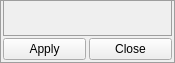
<?xml version="1.0" encoding="UTF-8"?>
<ui version="4.0">
 <class>FilterForm</class>
 <widget class="QWidget" name="FilterForm">
  <property name="geometry">
   <rect>
    <x>0</x>
    <y>0</y>
    <width>175</width>
    <height>63</height>
   </rect>
  </property>
  <property name="maximumSize">
   <size>
    <width>400</width>
    <height>400</height>
   </size>
  </property>
  <property name="windowTitle">
   <string>Filter</string>
  </property>
  <property name="layoutDirection">
   <enum>Qt::LayoutDirection::LeftToRight</enum>
  </property>
  <property name="styleSheet">
   <string notr="true">QWidget#FilterForm {
    border: 1px solid rgb(158, 158, 158);
}</string>
  </property>
  <layout class="QFormLayout" name="formLayout">
   <property name="horizontalSpacing">
    <number>3</number>
   </property>
   <property name="verticalSpacing">
    <number>2</number>
   </property>
   <property name="leftMargin">
    <number>3</number>
   </property>
   <property name="topMargin">
    <number>0</number>
   </property>
   <property name="rightMargin">
    <number>3</number>
   </property>
   <property name="bottomMargin">
    <number>3</number>
   </property>
   <item row="0" column="0" colspan="2">
    <widget class="QScrollArea" name="scrollArea">
     <property name="sizePolicy">
      <sizepolicy hsizetype="Expanding" vsizetype="MinimumExpanding">
       <horstretch>0</horstretch>
       <verstretch>0</verstretch>
      </sizepolicy>
     </property>
     <property name="minimumSize">
      <size>
       <width>0</width>
       <height>30</height>
      </size>
     </property>
     <property name="styleSheet">
      <string notr="true">QScrollArea#scrollArea {
    border: 1px solid rgb(158, 158, 158);
	background-color: rgb(255, 255, 255);
}</string>
     </property>
     <property name="widgetResizable">
      <bool>true</bool>
     </property>
     <widget class="QWidget" name="scrollAreaWidgetContents">
      <property name="geometry">
       <rect>
        <x>0</x>
        <y>0</y>
        <width>167</width>
        <height>32</height>
       </rect>
      </property>
      <property name="sizePolicy">
       <sizepolicy hsizetype="Preferred" vsizetype="MinimumExpanding">
        <horstretch>0</horstretch>
        <verstretch>0</verstretch>
       </sizepolicy>
      </property>
      <layout class="QGridLayout" name="gridLayout_2">
       <property name="leftMargin">
        <number>1</number>
       </property>
       <property name="topMargin">
        <number>1</number>
       </property>
       <property name="rightMargin">
        <number>1</number>
       </property>
       <property name="bottomMargin">
        <number>1</number>
       </property>
       <property name="spacing">
        <number>1</number>
       </property>
       <item row="0" column="0">
        <widget class="QWidget" name="widget" native="true">
         <property name="sizePolicy">
          <sizepolicy hsizetype="Expanding" vsizetype="MinimumExpanding">
           <horstretch>0</horstretch>
           <verstretch>0</verstretch>
          </sizepolicy>
         </property>
         <layout class="QGridLayout" name="gridLayout">
          <property name="leftMargin">
           <number>1</number>
          </property>
          <property name="topMargin">
           <number>1</number>
          </property>
          <property name="rightMargin">
           <number>1</number>
          </property>
          <property name="bottomMargin">
           <number>1</number>
          </property>
          <property name="spacing">
           <number>1</number>
          </property>
          <item row="0" column="0">
           <layout class="QVBoxLayout" name="verticalLayout">
            <property name="spacing">
             <number>1</number>
            </property>
            <property name="sizeConstraint">
             <enum>QLayout::SizeConstraint::SetMinAndMaxSize</enum>
            </property>
            <property name="leftMargin">
             <number>5</number>
            </property>
            <property name="topMargin">
             <number>2</number>
            </property>
           </layout>
          </item>
         </layout>
        </widget>
       </item>
      </layout>
     </widget>
    </widget>
   </item>
   <item row="1" column="0">
    <widget class="QPushButton" name="button_apply">
     <property name="sizePolicy">
      <sizepolicy hsizetype="Fixed" vsizetype="Fixed">
       <horstretch>0</horstretch>
       <verstretch>0</verstretch>
      </sizepolicy>
     </property>
     <property name="minimumSize">
      <size>
       <width>83</width>
       <height>0</height>
      </size>
     </property>
     <property name="layoutDirection">
      <enum>Qt::LayoutDirection::LeftToRight</enum>
     </property>
     <property name="text">
      <string>Apply</string>
     </property>
    </widget>
   </item>
   <item row="1" column="1">
    <widget class="QPushButton" name="button_close">
     <property name="sizePolicy">
      <sizepolicy hsizetype="Fixed" vsizetype="Fixed">
       <horstretch>0</horstretch>
       <verstretch>0</verstretch>
      </sizepolicy>
     </property>
     <property name="minimumSize">
      <size>
       <width>83</width>
       <height>0</height>
      </size>
     </property>
     <property name="layoutDirection">
      <enum>Qt::LayoutDirection::LeftToRight</enum>
     </property>
     <property name="text">
      <string>Close</string>
     </property>
    </widget>
   </item>
  </layout>
 </widget>
 <resources/>
 <connections/>
</ui>
